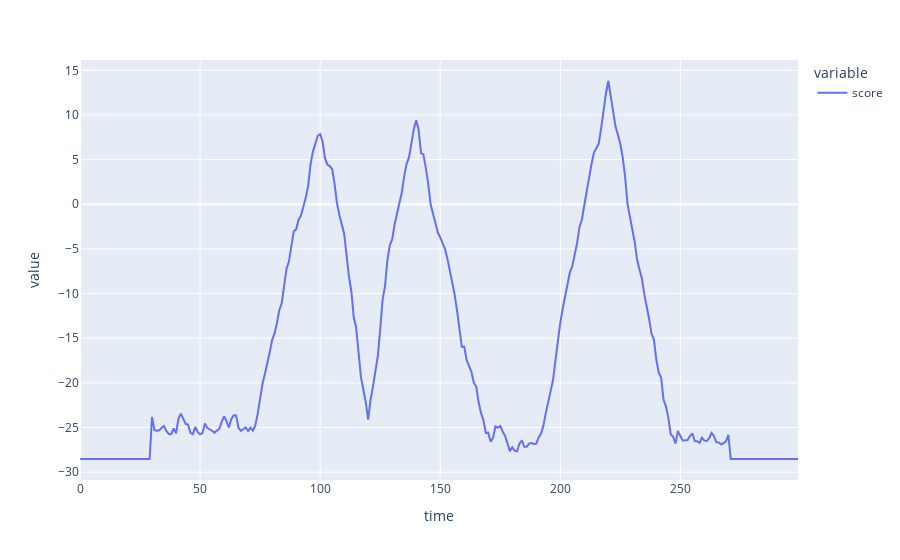

Notebook source saved alongside this figure:
### Code cell
import plotly.express as px

px.line(detection_scores)

### Figure 1 — Plotly figure (JSON) as saved in the notebook; plotly's stock layout.template omitted (floating-point values rounded to 4 significant figures; data arrays with more than 128 entries replaced by an {"elided": "..."} marker saying what was removed)
{"data": [{"hovertemplate": "variable=score<br>time=%{x}<br>value=%{y}<extra></extra>", "legendgroup": "score", "line": {"color": "#636efa", "dash": "solid"}, "marker": {"symbol": "circle"}, "mode": "lines", "name": "score", "orientation": "v", "showlegend": true, "type": "scatter", "x": {"elided": "300 int values"}, "xaxis": "x", "y": {"elided": "300 float values"}, "yaxis": "y"}], "layout": {"legend": {"title": {"text": "variable"}, "tracegroupgap": 0}, "margin": {"t": 60}, "xaxis": {"anchor": "y", "domain": [0, 1], "title": {"text": "time"}}, "yaxis": {"anchor": "x", "domain": [0, 1], "title": {"text": "value"}}}}
